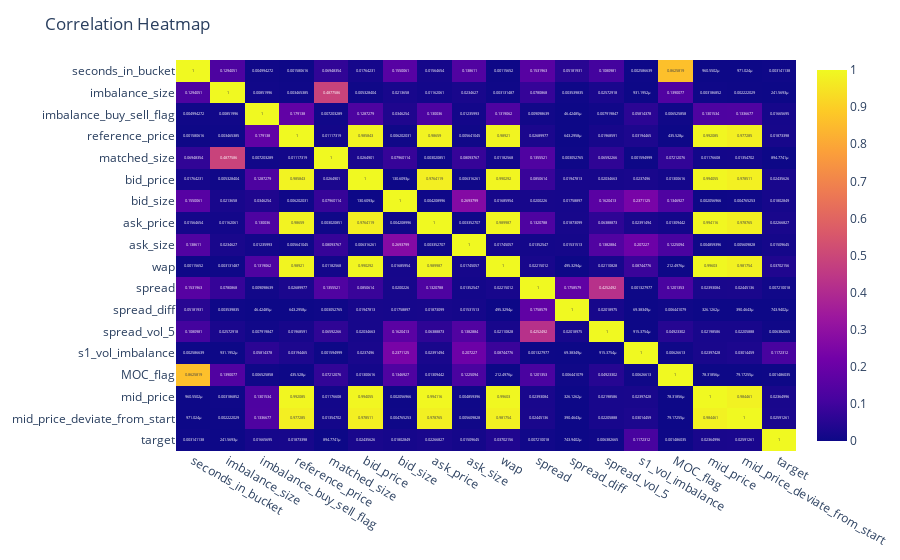

Notebook source saved alongside this figure:
### Code cell
df = pd.DataFrame(np.vstack([factors,train_set['target'].values]).T, columns=original_factor+factor_name+['target'])
# df = pd.DataFrame(np.vstack([factors,train_set['target'].values]).T, columns=original_factor+factor_name+['target']).dropna()
# correlation heatmap
fig = px.imshow(abs(df.corr()),text_auto=True,aspect='auto',)
fig.update_layout(title='Correlation Heatmap')
fig.show()

### Figure 1 — Plotly figure (JSON) as saved in the notebook; plotly's stock layout.template omitted (floating-point values rounded to 4 significant figures; data arrays with more than 128 entries replaced by an {"elided": "..."} marker saying what was removed)
{"data": [{"coloraxis": "coloraxis", "name": "0", "texttemplate": "%{z}", "x": ["seconds_in_bucket", "imbalance_size", "imbalance_buy_sell_flag", "reference_price", "matched_size", "bid_price", "bid_size", "ask_price", "ask_size", "wap", "spread", "spread_diff", "spread_vol_5", "s1_vol_imbalance", "MOC_flag", "mid_price", "mid_price_deviate_from_start", "target"], "y": ["seconds_in_bucket", "imbalance_size", "imbalance_buy_sell_flag", "reference_price", "matched_size", "bid_price", "bid_size", "ask_price", "ask_size", "wap", "spread", "spread_diff", "spread_vol_5", "s1_vol_imbalance", "MOC_flag", "mid_price", "mid_price_deviate_from_start", "target"], "z": {"elided": "18x18 float values"}, "type": "heatmap", "xaxis": "x", "yaxis": "y", "hovertemplate": "x: %{x}<br>y: %{y}<br>color: %{z}<extra></extra>"}], "layout": {"xaxis": {"anchor": "y", "domain": [0.0, 1.0]}, "yaxis": {"anchor": "x", "domain": [0.0, 1.0], "autorange": "reversed"}, "coloraxis": {"colorscale": [[0.0, "#0d0887"], [0.1111, "#46039f"], [0.2222, "#7201a8"], [0.3333, "#9c179e"], [0.4444, "#bd3786"], [0.5556, "#d8576b"], [0.6667, "#ed7953"], [0.7778, "#fb9f3a"], [0.8889, "#fdca26"], [1.0, "#f0f921"]]}, "margin": {"t": 60}, "title": {"text": "Correlation Heatmap"}}}
